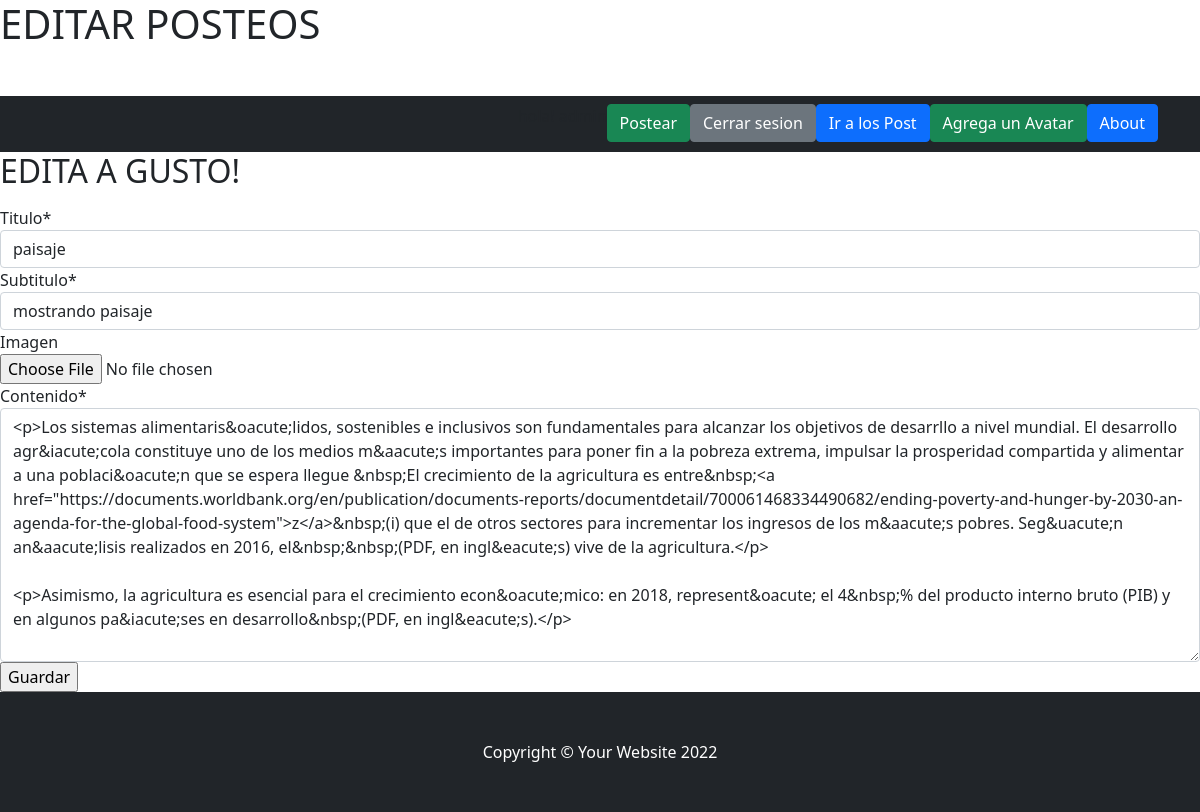
The page /editarPost/26 (signed in) on the database its author committed.
### Blogs/models.py (models this page shows, shortened)
class Post(models.Model):
    titulo = models.CharField(max_length=100, unique=True, null=False)
    subtitulo = models.CharField(max_length=100, unique=True, null=False)
    imagen = models.ImageField(upload_to='posts',null=True,blank=True)
    contenido = RichTextField(null=True)
    fecha_publicacion = models.DateTimeField(auto_now_add=True)
    fecha_edicion = models.DateTimeField(auto_now_add=True)
    autor = models.ForeignKey(User, on_delete=models.CASCADE,null=True,blank=True)

### Blogs/views.py (the view)
# urls.py: path('editarPost/<id>', editar_post, name='editarPost'),
@login_required(login_url='/AppLogin/login/')
def editar_post(request, id):
    post=Post.objects.get(id=id)
    if request.method=="POST":
        form=FormularioPost(request.POST)
        if form.is_valid():
            info=form.cleaned_data
            post.titulo=info["titulo"]
            post.subtitulo=info["subtitulo"]
            post.contenido=info["contenido"]
            post.save()
            return redirect('posteos')
    else:
        form= FormularioPost(initial={"titulo": post.titulo, "subtitulo": post.subtitulo, "contenido": post.contenido})
        return render(request, "Blogs/editarPost.html", {"formulario":form, "titulo":post.titulo, "id":post.id})

### Blogs/forms.py
class FormularioPost(forms.ModelForm):
    class Meta:
        model = Post
        fields = ['titulo','subtitulo', 'imagen', 'contenido']
        help_texts = {k:"" for k in fields}

### Blogs/templates/Blogs/editarPost.html (shortened to what this page needs)
{% extends "AppLogin/home.html" %}
{% block titulo_de_pagina %}
<h1 class="mb-5">EDITAR POSTEOS</h1>
{% endblock %}
{% block contenido_que_cambia %}
<h2>EDITA A GUSTO! </h2>
{% load crispy_forms_tags%}
<form action="{% url 'editarPost' id  %}" class="mt-3" method="POST"> {% csrf_token %}
    <table>
        {{ formulario|crispy }}
    </table>
<input type="submit", value="Guardar">
</form>
{% endblock %}

### rows shown on the page
Post: titulo "paisaje", subtitulo "mostrando paisaje", contenido "<p>Los sistemas alimentaris&oacute;lidos, sostenibles e inclusivos son fundamentales para alcanzar los objetivos de desarrllo a nivel mundial. El desarrollo agr&iacute;cola constituye uno de los medios m&aacute;s importantes para poner fin a la pobreza extrema, impulsar la prosperidad compartida y alimentar a una poblaci&oacute;n que se espera llegue &nbsp;El crecimiento de la agricultura es entre&nbsp;<a href=\"https://documents.worldbank.org/en/publication/documents-reports/documentdetail/700061468334490682/ending-poverty-and-hunger-by-2030-an-agenda-for-the-global-food-system\">z</a>&nbsp;(i) que el de otros sectores para incrementar los ingresos de los m&aacute;s pobres. Seg&uacute;n…"
